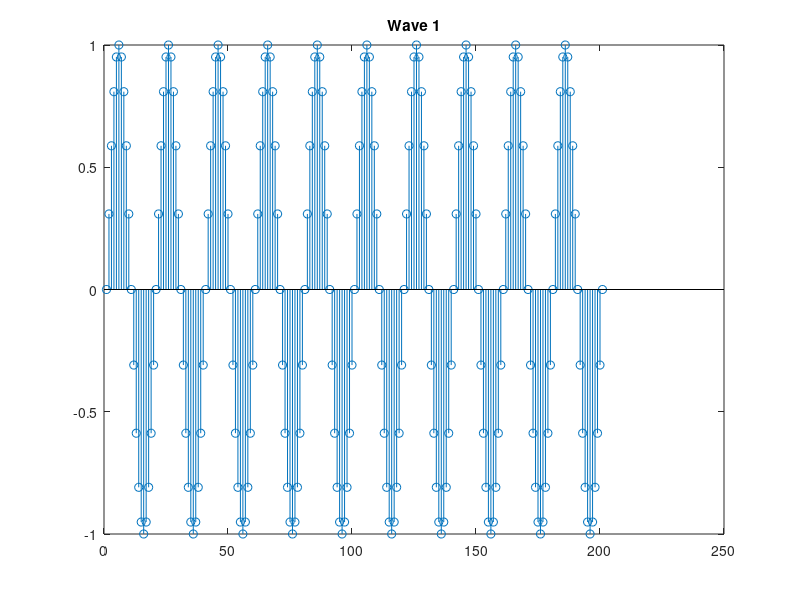
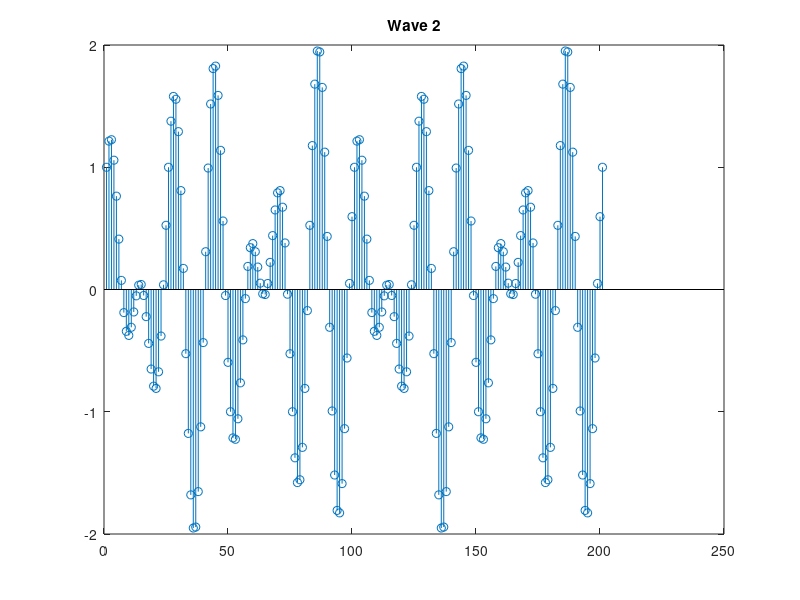

Write MATLAB code to recreate these figures, in order.
x = 0: pi/100 : 2*pi;

wave1 = sin(x*10);
wave2 = sin(x*10) + cos(x*14);

figure(1);
stem(wave1);
title('Wave 1');

figure(2);
stem(wave2);
title('Wave 2');